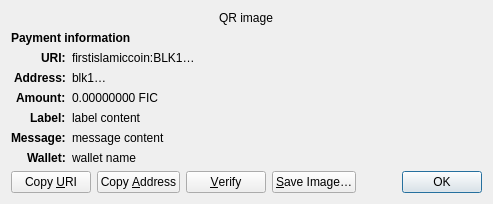
<?xml version="1.0" encoding="UTF-8"?>
<ui version="4.0">
 <class>ReceiveRequestDialog</class>
 <widget class="QDialog" name="ReceiveRequestDialog">
  <property name="geometry">
   <rect>
    <x>0</x>
    <y>0</y>
    <width>413</width>
    <height>229</height>
   </rect>
  </property>
  <property name="windowTitle">
   <string>Request payment to …</string>
  </property>
  <layout class="QGridLayout" name="gridLayout" columnstretch="0,1">
   <property name="sizeConstraint">
    <enum>QLayout::SetFixedSize</enum>
   </property>
   <item row="0" column="0" colspan="2" alignment="Qt::AlignHCenter">
    <widget class="QRImageWidget" name="qr_code">
     <property name="text">
      <string notr="true">QR image</string>
     </property>
     <property name="textInteractionFlags">
      <set>Qt::NoTextInteraction</set>
     </property>
    </widget>
   </item>
   <item row="1" column="0" colspan="2">
    <widget class="QLabel" name="payment_header">
     <property name="font">
      <font>
       <weight>75</weight>
       <bold>true</bold>
      </font>
     </property>
     <property name="text">
      <string>Payment information</string>
     </property>
     <property name="textInteractionFlags">
      <set>Qt::NoTextInteraction</set>
     </property>
    </widget>
   </item>
   <item row="2" column="0" alignment="Qt::AlignRight|Qt::AlignTop">
    <widget class="QLabel" name="uri_tag">
     <property name="font">
      <font>
       <weight>75</weight>
       <bold>true</bold>
      </font>
     </property>
     <property name="text">
      <string notr="true">URI:</string>
     </property>
     <property name="textFormat">
      <enum>Qt::PlainText</enum>
     </property>
     <property name="textInteractionFlags">
      <set>Qt::NoTextInteraction</set>
     </property>
    </widget>
   </item>
   <item row="2" column="1" alignment="Qt::AlignTop">
    <widget class="QLabel" name="uri_content">
     <property name="text">
      <string notr="true">firstislamiccoin:BLK1…</string>
     </property>
     <property name="textFormat">
      <enum>Qt::RichText</enum>
     </property>
     <property name="wordWrap">
      <bool>true</bool>
     </property>
     <property name="textInteractionFlags">
      <set>Qt::TextSelectableByMouse</set>
     </property>
    </widget>
   </item>
   <item row="3" column="0" alignment="Qt::AlignRight|Qt::AlignTop">
    <widget class="QLabel" name="address_tag">
     <property name="font">
      <font>
       <weight>75</weight>
       <bold>true</bold>
      </font>
     </property>
     <property name="text">
      <string>Address:</string>
     </property>
     <property name="textInteractionFlags">
      <set>Qt::NoTextInteraction</set>
     </property>
    </widget>
   </item>
   <item row="3" column="1" alignment="Qt::AlignTop">
    <widget class="QLabel" name="address_content">
     <property name="text">
      <string notr="true">blk1…</string>
     </property>
     <property name="textFormat">
      <enum>Qt::PlainText</enum>
     </property>
     <property name="textInteractionFlags">
      <set>Qt::TextSelectableByMouse</set>
     </property>
    </widget>
   </item>
   <item row="4" column="0" alignment="Qt::AlignRight|Qt::AlignTop">
    <widget class="QLabel" name="amount_tag">
     <property name="font">
      <font>
       <weight>75</weight>
       <bold>true</bold>
      </font>
     </property>
     <property name="text">
      <string>Amount:</string>
     </property>
     <property name="textInteractionFlags">
      <set>Qt::NoTextInteraction</set>
     </property>
    </widget>
   </item>
   <item row="4" column="1" alignment="Qt::AlignTop">
    <widget class="QLabel" name="amount_content">
     <property name="text">
      <string notr="true">0.00000000 FIC</string>
     </property>
     <property name="textFormat">
      <enum>Qt::PlainText</enum>
     </property>
     <property name="textInteractionFlags">
      <set>Qt::TextSelectableByMouse</set>
     </property>
    </widget>
   </item>
   <item row="5" column="0" alignment="Qt::AlignRight|Qt::AlignTop">
    <widget class="QLabel" name="label_tag">
     <property name="font">
      <font>
       <weight>75</weight>
       <bold>true</bold>
      </font>
     </property>
     <property name="text">
      <string>Label:</string>
     </property>
     <property name="textInteractionFlags">
      <set>Qt::NoTextInteraction</set>
     </property>
    </widget>
   </item>
   <item row="5" column="1" alignment="Qt::AlignTop">
    <widget class="QLabel" name="label_content">
     <property name="text">
      <string notr="true">label content</string>
     </property>
     <property name="textFormat">
      <enum>Qt::PlainText</enum>
     </property>
     <property name="wordWrap">
      <bool>true</bool>
     </property>
     <property name="textInteractionFlags">
      <set>Qt::TextSelectableByMouse</set>
     </property>
    </widget>
   </item>
   <item row="6" column="0" alignment="Qt::AlignRight|Qt::AlignTop">
    <widget class="QLabel" name="message_tag">
     <property name="font">
      <font>
       <weight>75</weight>
       <bold>true</bold>
      </font>
     </property>
     <property name="text">
      <string>Message:</string>
     </property>
     <property name="textInteractionFlags">
      <set>Qt::NoTextInteraction</set>
     </property>
    </widget>
   </item>
   <item row="6" column="1" alignment="Qt::AlignTop">
    <widget class="QLabel" name="message_content">
     <property name="text">
      <string notr="true">message content</string>
     </property>
     <property name="textFormat">
      <enum>Qt::PlainText</enum>
     </property>
     <property name="wordWrap">
      <bool>true</bool>
     </property>
     <property name="textInteractionFlags">
      <set>Qt::TextSelectableByMouse</set>
     </property>
    </widget>
   </item>
   <item row="7" column="0" alignment="Qt::AlignRight|Qt::AlignTop">
    <widget class="QLabel" name="wallet_tag">
     <property name="font">
      <font>
       <weight>75</weight>
       <bold>true</bold>
      </font>
     </property>
     <property name="text">
      <string>Wallet:</string>
     </property>
     <property name="textInteractionFlags">
      <set>Qt::NoTextInteraction</set>
     </property>
    </widget>
   </item>
   <item row="7" column="1" alignment="Qt::AlignTop">
    <widget class="QLabel" name="wallet_content">
     <property name="text">
      <string notr="true">wallet name</string>
     </property>
     <property name="textFormat">
      <enum>Qt::PlainText</enum>
     </property>
     <property name="wordWrap">
      <bool>true</bool>
     </property>
     <property name="textInteractionFlags">
      <set>Qt::TextSelectableByMouse</set>
     </property>
    </widget>
   </item>
   <item row="8" column="0" colspan="2">
    <layout class="QHBoxLayout" name="horizontalLayout">
     <item>
      <widget class="QPushButton" name="btnCopyURI">
       <property name="text">
        <string>Copy &amp;URI</string>
       </property>
       <property name="autoDefault">
        <bool>false</bool>
       </property>
      </widget>
     </item>
     <item>
      <widget class="QPushButton" name="btnCopyAddress">
       <property name="text">
        <string>Copy &amp;Address</string>
       </property>
       <property name="autoDefault">
        <bool>false</bool>
       </property>
      </widget>
     </item>
     <item>
      <widget class="QPushButton" name="btnVerify">
       <property name="text">
        <string>&amp;Verify</string>
       </property>
       <property name="toolTip">
        <string>Verify this address on e.g. a hardware wallet screen</string>
       </property>
       <property name="autoDefault">
        <bool>false</bool>
       </property>
      </widget>
     </item>
     <item>
      <widget class="QPushButton" name="btnSaveAs">
       <property name="text">
        <string>&amp;Save Image…</string>
       </property>
       <property name="autoDefault">
        <bool>false</bool>
       </property>
      </widget>
     </item>
     <item>
      <spacer name="horizontalSpacer_2">
       <property name="orientation">
        <enum>Qt::Horizontal</enum>
       </property>
       <property name="sizeHint" stdset="0">
        <size>
         <width>40</width>
         <height>20</height>
        </size>
       </property>
      </spacer>
     </item>
     <item>
      <widget class="QDialogButtonBox" name="buttonBox">
       <property name="focusPolicy">
        <enum>Qt::StrongFocus</enum>
       </property>
       <property name="standardButtons">
        <set>QDialogButtonBox::Ok</set>
       </property>
      </widget>
     </item>
    </layout>
   </item>
  </layout>
 </widget>
 <customwidgets>
  <customwidget>
   <class>QRImageWidget</class>
   <extends>QLabel</extends>
   <header>qt/qrimagewidget.h</header>
  </customwidget>
 </customwidgets>
 <tabstops>
  <tabstop>buttonBox</tabstop>
  <tabstop>btnCopyURI</tabstop>
  <tabstop>btnCopyAddress</tabstop>
  <tabstop>btnSaveAs</tabstop>
 </tabstops>
 <resources/>
 <connections>
  <connection>
   <sender>buttonBox</sender>
   <signal>accepted()</signal>
   <receiver>ReceiveRequestDialog</receiver>
   <slot>accept()</slot>
   <hints>
    <hint type="sourcelabel">
     <x>135</x>
     <y>230</y>
    </hint>
    <hint type="destinationlabel">
     <x>135</x>
     <y>126</y>
    </hint>
   </hints>
  </connection>
 </connections>
</ui>
